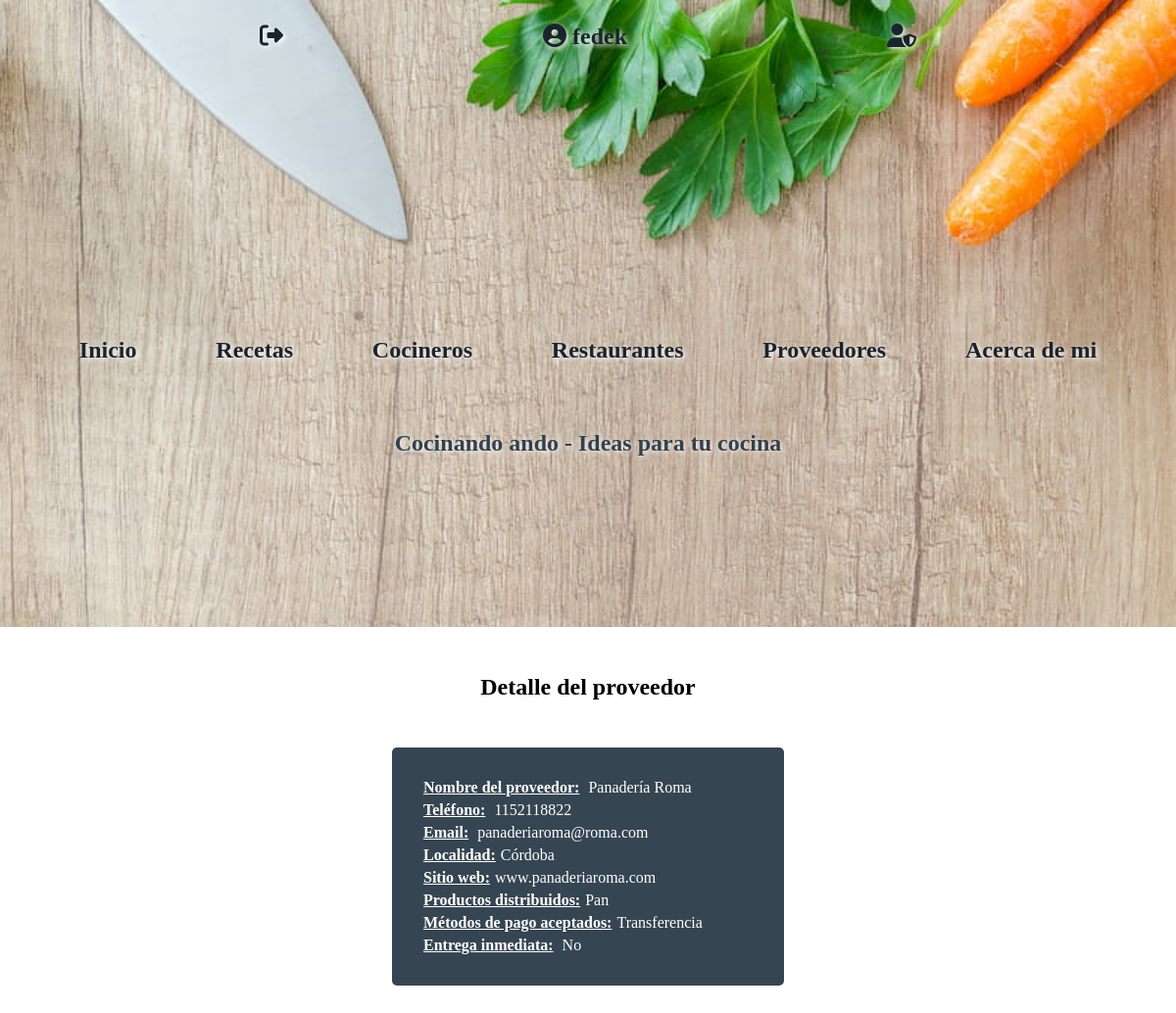
/detalle-proveedor/3 (signed in), run on the app's committed database.
### aplicacion/models.py (models this page shows, shortened)
class Proveedor(models.Model):
    nombre = models.CharField(max_length=50)
    telefono = models.CharField(max_length=50)
    email = models.CharField(max_length=50)
    PRODUCTO = (
        ("Carnes", "Carnes"),
        ("Verdura", "Verdura"),
        ("Bebidas", "Bebidas"),
        ("Pescado", "Pescado"),
        ("Postres", "Postres"),
        ("Pan", "Pan"),
    )
    producto = models.CharField(max_length=50, choices=PRODUCTO)
    localidad = models.CharField(max_length=50)
    sitio_web = models.CharField(max_length=50)
    METODOS_PAGO = (
        ("Efectivo", "Efectivo"),
        ("Tarjeta", "Tarjeta"),
        ("Transferencia", "Transferencia"),
        ("Todos", "Todos"),
    )
    metodos_pago = models.CharField(max_length=50, choices=METODOS_PAGO)
    entrega_inmediata = models.BooleanField()

### aplicacion/views.py (the view)
# urls.py: path("detalle-proveedor/<int:pk>", ProveedorDetail.as_view(), name="detail_proveedor"),
class ProveedorDetail(LoginRequiredMixin, DetailView):
    model = Proveedor
    template_name = "aplicacion/proveedores/detalle_proveedor.html"

### aplicacion/templates/aplicacion/proveedores/detalle_proveedor.html (shortened to what this page needs)
{% extends "aplicacion/index.html" %}
{% block content %}
<section class="model-detail">
  <h2>Detalle del proveedor</h2>
  <ul>
    <li><span>Nombre del proveedor:</span> {{ proveedor.nombre }}</li>
    <li><span>Teléfono:</span> {{proveedor.telefono}}</li>
    <li><span>Email:</span> {{proveedor.email}}</li>
    <li><span>Localidad:</span>{{proveedor.localidad}}</li>
    <li><span>Sitio web:</span>{{proveedor.sitio_web}}</li>
    <li><span>Productos distribuidos:</span>{{proveedor.producto}}</li>
    <li><span>Métodos de pago aceptados:</span>{{proveedor.metodos_pago}}</li>
    <li><span>Entrega inmediata:</span>
      {% if proveedor.entrega_inmediata %}
      Sí
      {% else %}
      No
      {% endif %}
    </li>
  </ul>
</section>
{% endblock %}

### aplicacion/templates/aplicacion/index.html (shortened to what this page needs)
<!DOCTYPE html>
<html lang="es">
<head>
  {% load static %}
  <link rel="stylesheet" href="https://cdn.jsdelivr.net/npm/water.css@2/out/water.css">
  <link href="{% static 'aplicacion/css/styles.css' %}" rel="stylesheet" />
</head>
<body>
  <header>
    <nav>
      <ul>
        {% if user.is_authenticated %}
        <li><a href="{% url 'logout' %}"><i class="fas fa-sign-out-alt" title="Logout"></i> </a></li>
        <li>
          <a href="{% url 'editar_perfil' %}" title="Editar perfil">
            {% if request.session.avatar %}
            <img src="{{ request.session.avatar }}" class="avatar rounded" />
            {% else %}
            <i class="fas fa-user-circle"></i>
            {% endif %}
            {{ user.username }}
          </a>
        </li>
        {% else %}
        <li><a href="{% url 'login' %}">Login</a></li>
        <li><a href="{% url 'registro' %}">Registro</a></li>
        {% endif %}
        {% if user.is_staff %}
        <li><a href="{% url 'admin:index' %}">
            <i class="fas fa-user-shield" title="Acceso administrador"></i>
          </a></li>
        {% endif %}
      </ul>
    </nav>
    <nav>
      <ul>
        <li><a href="{% url 'inicio' %}">Inicio</a></li>
        {% if user.is_authenticated %}
        <li><a href="{% url 'recetas' %}">Recetas</a></li>
        <li><a href="{% url 'cocineros' %}">Cocineros</a></li>
        <li><a href="{% url 'restaurantes' %}">Restaurantes</a></li>
        <li><a href="{% url 'proveedores' %}">Proveedores</a></li>
        {% endif %}
        <li><a href="{% url 'acerca_de_mi' %}">Acerca de mi</a></li>
      </ul>
      <h1>Cocinando ando - Ideas para tu cocina</h1>
    </nav>
  </header>
  <main>
    {% block content %}{% endblock %}
  </main>
</body>
</html>

### aplicacion/static/aplicacion/css/styles.css (style rules this page uses)
* { box-sizing: border-box; }
body { margin: 0; padding: 0; max-width: 100%; }
nav { min-height: 40vh; background-image: url('../assets/header.jpg'); background-size: cover; background-position: center; background-attachment: fixed; }
ul { display: flex; align-items: center; justify-content: space-evenly; padding: 1em 0 2em 0; margin: 0; font-size: 1.5em; }
li { list-style: none; }
header a { text-decoration: none; color: #1a242f; font-weight: bold; text-shadow: 2px 2px 5px #ffffff; }
h1 { color: #31414e; text-shadow: 1px 1px 5px #ffffff; }
h2 { margin: 2em 0; }
h1, h2 { text-align: center; }
.model-detail { min-height: 70vh; }
.model-detail ul { display: flex; flex-direction: column; align-items: flex-start; gap: 5px; font-size: 1em; width: 400px; margin: 0 auto; padding: 2em; background-color: #364552; border-radius: 5px; color: #fff; }
.model-detail span { font-weight: bold; font-weight: 1.2em; text-decoration: underline; margin-right: 5px; }

### data on the page
Proveedor: nombre "Panadería Roma", telefono "1152118822", email "panaderiaroma@roma.com", localidad "Córdoba", sitio_web "www.panaderiaroma.com", producto "Pan", metodos_pago "Transferencia"

### other printed values
{{ user.username }} "fedek"
